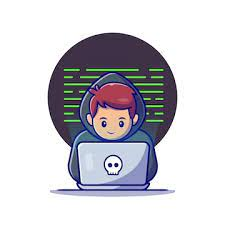
#> input picture code.jpeg, 225 x 225 px
$ jupyter execute Change-Color-in-Pixel.ipynb
#> lines starting #> are read from the running program, lines starting #| are printed output that depends on the picture
[cell 1]
#import open cv library
import cv2

[cell 2]
#load the image
img = cv2.imread( 'code.jpeg', 1)
#> img is the input picture: shape (225, 225, 3); mean B, G, R 209.5, 203.7, 204.9

[cell 3]
#import random library
import random

[cell 4]
#nested loop that iterates over the pixels of an image represented

#iterate the row
for i in range(100) :

    #iterate the column
    for j in range(img.shape[1]) :

        #in those row & col put random BGR values to get color change
        img[i][j] = [random.randint(0, 255),random.randint(0, 255),random.randint(0, 255)]
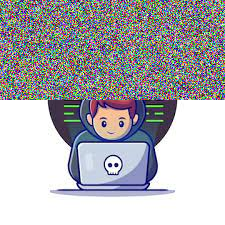
#> img: shape (225, 225, 3); mean B, G, R 177.1, 173, 173.3
